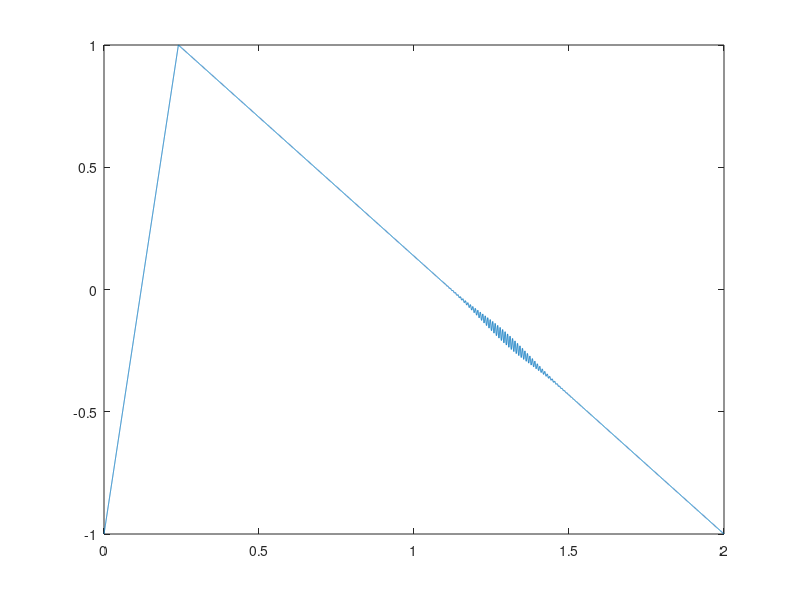

Reproduce this figure in MATLAB.
fs = 10000;t = 0:1/fs:2;x1 = (sawtooth(1*pi*t,0.12));%plot(t,x1); %wave1

%oscillations
tt = (0:1/4000:2);
xs = 0.025.*sin(1*pi*100*tt);plot(xs);
g1=0:0.0025:20;
gy=gaussmf(g1,[2 5]);
%plot(g1,gy);
sum=gy.*xs;%plot(sum);
clear tt xs g1 gy;

%this worked crap
%y = modulate(xs,120,1000,'am');plot(tt(1:150),y(1:150));
w2(1:20001)=0;
w2(11000:19000)=sum;
%plot(w2);
bp_wave=x1+w2;
plot(t,bp_wave);

%specgram(bp_wave);
%y=fft(bp_wave,512);
%plot(abs(y));


%detection method
%plot(sum);

    